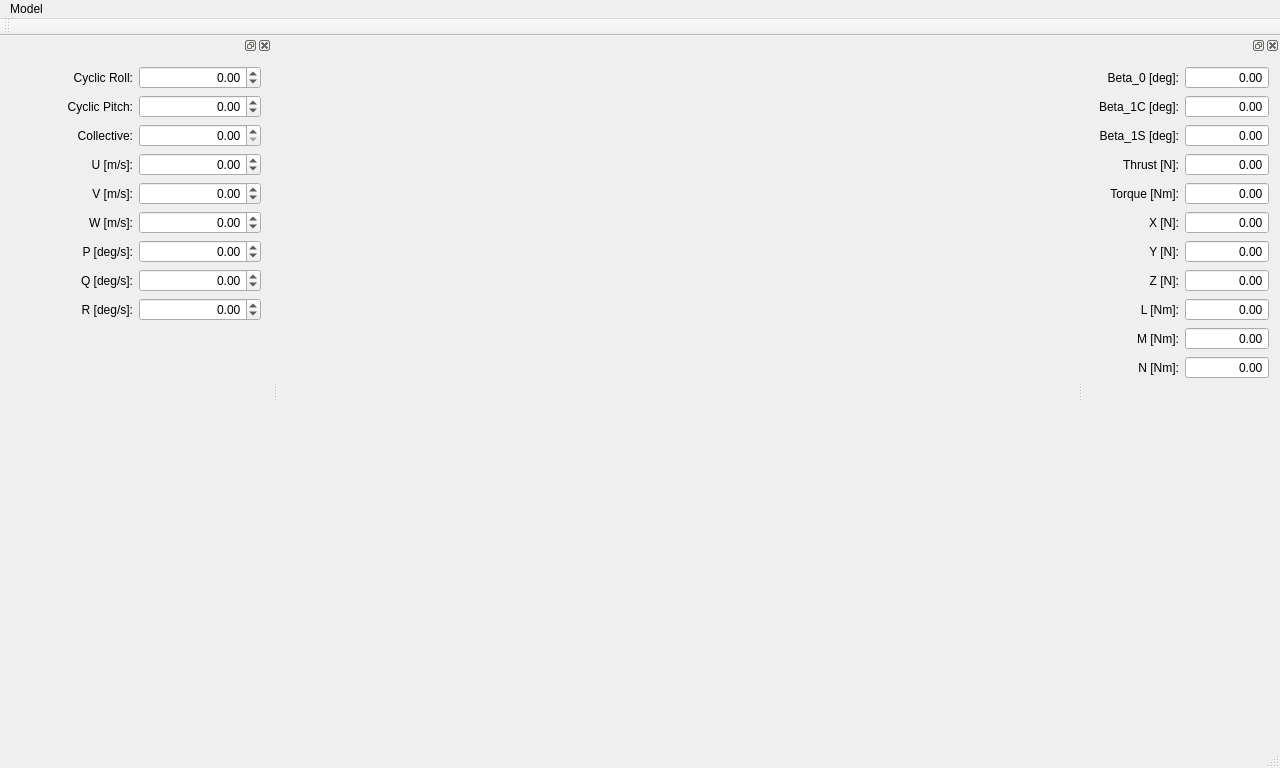
<?xml version="1.0" encoding="UTF-8"?>
<ui version="4.0">
 <class>MainWindow</class>
 <widget class="QMainWindow" name="MainWindow">
  <property name="geometry">
   <rect>
    <x>0</x>
    <y>0</y>
    <width>1280</width>
    <height>768</height>
   </rect>
  </property>
  <property name="windowTitle">
   <string>MainWindow</string>
  </property>
  <widget class="QWidget" name="centralWidget">
   <layout class="QGridLayout" name="gridLayout">
    <property name="leftMargin">
     <number>0</number>
    </property>
    <property name="topMargin">
     <number>0</number>
    </property>
    <property name="rightMargin">
     <number>0</number>
    </property>
    <item row="0" column="0">
     <widget class="WidgetCGI" name="widgetCGI" native="true">
      <property name="sizePolicy">
       <sizepolicy hsizetype="Expanding" vsizetype="Preferred">
        <horstretch>3</horstretch>
        <verstretch>0</verstretch>
       </sizepolicy>
      </property>
     </widget>
    </item>
   </layout>
  </widget>
  <widget class="QMenuBar" name="menuBar">
   <property name="geometry">
    <rect>
     <x>0</x>
     <y>0</y>
     <width>1280</width>
     <height>28</height>
    </rect>
   </property>
   <widget class="QMenu" name="menuModel">
    <property name="title">
     <string>Model</string>
    </property>
    <addaction name="actionMainRotor"/>
    <addaction name="actionPadfield"/>
    <addaction name="actionBladeElement"/>
   </widget>
   <addaction name="menuModel"/>
  </widget>
  <widget class="QToolBar" name="mainToolBar">
   <attribute name="toolBarArea">
    <enum>TopToolBarArea</enum>
   </attribute>
   <attribute name="toolBarBreak">
    <bool>false</bool>
   </attribute>
  </widget>
  <widget class="QStatusBar" name="statusBar"/>
  <widget class="QDockWidget" name="dockWidget">
   <attribute name="dockWidgetArea">
    <number>1</number>
   </attribute>
   <widget class="QWidget" name="dockWidgetContents">
    <layout class="QGridLayout" name="gridLayout_7">
     <item row="0" column="0">
      <widget class="QLabel" name="label">
       <property name="text">
        <string>Cyclic Roll:</string>
       </property>
       <property name="alignment">
        <set>Qt::AlignRight|Qt::AlignTrailing|Qt::AlignVCenter</set>
       </property>
       <property name="buddy">
        <cstring>spinBoxCyclicLon</cstring>
       </property>
      </widget>
     </item>
     <item row="0" column="1">
      <widget class="QDoubleSpinBox" name="spinBoxCyclicLon">
       <property name="alignment">
        <set>Qt::AlignRight|Qt::AlignTrailing|Qt::AlignVCenter</set>
       </property>
       <property name="buttonSymbols">
        <enum>QAbstractSpinBox::UpDownArrows</enum>
       </property>
       <property name="minimum">
        <double>-1.000000000000000</double>
       </property>
       <property name="maximum">
        <double>1.000000000000000</double>
       </property>
       <property name="singleStep">
        <double>0.100000000000000</double>
       </property>
      </widget>
     </item>
     <item row="1" column="0">
      <widget class="QLabel" name="label_2">
       <property name="text">
        <string>Cyclic Pitch:</string>
       </property>
       <property name="alignment">
        <set>Qt::AlignRight|Qt::AlignTrailing|Qt::AlignVCenter</set>
       </property>
       <property name="buddy">
        <cstring>spinBoxCyclicLat</cstring>
       </property>
      </widget>
     </item>
     <item row="1" column="1">
      <widget class="QDoubleSpinBox" name="spinBoxCyclicLat">
       <property name="alignment">
        <set>Qt::AlignRight|Qt::AlignTrailing|Qt::AlignVCenter</set>
       </property>
       <property name="buttonSymbols">
        <enum>QAbstractSpinBox::UpDownArrows</enum>
       </property>
       <property name="minimum">
        <double>-1.000000000000000</double>
       </property>
       <property name="maximum">
        <double>1.000000000000000</double>
       </property>
       <property name="singleStep">
        <double>0.100000000000000</double>
       </property>
      </widget>
     </item>
     <item row="2" column="0">
      <widget class="QLabel" name="label_3">
       <property name="text">
        <string>Collective:</string>
       </property>
       <property name="alignment">
        <set>Qt::AlignRight|Qt::AlignTrailing|Qt::AlignVCenter</set>
       </property>
       <property name="buddy">
        <cstring>spinBoxCollective</cstring>
       </property>
      </widget>
     </item>
     <item row="2" column="1">
      <widget class="QDoubleSpinBox" name="spinBoxCollective">
       <property name="alignment">
        <set>Qt::AlignRight|Qt::AlignTrailing|Qt::AlignVCenter</set>
       </property>
       <property name="buttonSymbols">
        <enum>QAbstractSpinBox::UpDownArrows</enum>
       </property>
       <property name="minimum">
        <double>0.000000000000000</double>
       </property>
       <property name="maximum">
        <double>1.000000000000000</double>
       </property>
       <property name="singleStep">
        <double>0.100000000000000</double>
       </property>
      </widget>
     </item>
     <item row="3" column="0">
      <widget class="QLabel" name="label_4">
       <property name="text">
        <string>U [m/s]:</string>
       </property>
       <property name="alignment">
        <set>Qt::AlignRight|Qt::AlignTrailing|Qt::AlignVCenter</set>
       </property>
       <property name="buddy">
        <cstring>spinBoxU</cstring>
       </property>
      </widget>
     </item>
     <item row="3" column="1">
      <widget class="QDoubleSpinBox" name="spinBoxU">
       <property name="alignment">
        <set>Qt::AlignRight|Qt::AlignTrailing|Qt::AlignVCenter</set>
       </property>
       <property name="buttonSymbols">
        <enum>QAbstractSpinBox::UpDownArrows</enum>
       </property>
       <property name="minimum">
        <double>-99.989999999999995</double>
       </property>
       <property name="maximum">
        <double>99.989999999999995</double>
       </property>
       <property name="singleStep">
        <double>1.000000000000000</double>
       </property>
      </widget>
     </item>
     <item row="4" column="0">
      <widget class="QLabel" name="label_5">
       <property name="text">
        <string>V [m/s]:</string>
       </property>
       <property name="alignment">
        <set>Qt::AlignRight|Qt::AlignTrailing|Qt::AlignVCenter</set>
       </property>
       <property name="buddy">
        <cstring>spinBoxV</cstring>
       </property>
      </widget>
     </item>
     <item row="4" column="1">
      <widget class="QDoubleSpinBox" name="spinBoxV">
       <property name="alignment">
        <set>Qt::AlignRight|Qt::AlignTrailing|Qt::AlignVCenter</set>
       </property>
       <property name="buttonSymbols">
        <enum>QAbstractSpinBox::UpDownArrows</enum>
       </property>
       <property name="minimum">
        <double>-99.989999999999995</double>
       </property>
       <property name="maximum">
        <double>99.989999999999995</double>
       </property>
       <property name="singleStep">
        <double>1.000000000000000</double>
       </property>
      </widget>
     </item>
     <item row="5" column="0">
      <widget class="QLabel" name="label_6">
       <property name="text">
        <string>W [m/s]:</string>
       </property>
       <property name="alignment">
        <set>Qt::AlignRight|Qt::AlignTrailing|Qt::AlignVCenter</set>
       </property>
       <property name="buddy">
        <cstring>spinBoxW</cstring>
       </property>
      </widget>
     </item>
     <item row="5" column="1">
      <widget class="QDoubleSpinBox" name="spinBoxW">
       <property name="alignment">
        <set>Qt::AlignRight|Qt::AlignTrailing|Qt::AlignVCenter</set>
       </property>
       <property name="buttonSymbols">
        <enum>QAbstractSpinBox::UpDownArrows</enum>
       </property>
       <property name="minimum">
        <double>-99.989999999999995</double>
       </property>
       <property name="maximum">
        <double>99.989999999999995</double>
       </property>
       <property name="singleStep">
        <double>1.000000000000000</double>
       </property>
      </widget>
     </item>
     <item row="6" column="0">
      <widget class="QLabel" name="label_7">
       <property name="text">
        <string>P [deg/s]:</string>
       </property>
       <property name="alignment">
        <set>Qt::AlignRight|Qt::AlignTrailing|Qt::AlignVCenter</set>
       </property>
       <property name="buddy">
        <cstring>spinBoxP</cstring>
       </property>
      </widget>
     </item>
     <item row="6" column="1">
      <widget class="QDoubleSpinBox" name="spinBoxP">
       <property name="alignment">
        <set>Qt::AlignRight|Qt::AlignTrailing|Qt::AlignVCenter</set>
       </property>
       <property name="buttonSymbols">
        <enum>QAbstractSpinBox::UpDownArrows</enum>
       </property>
       <property name="minimum">
        <double>-99.989999999999995</double>
       </property>
       <property name="maximum">
        <double>99.989999999999995</double>
       </property>
       <property name="singleStep">
        <double>1.000000000000000</double>
       </property>
      </widget>
     </item>
     <item row="7" column="0">
      <widget class="QLabel" name="label_8">
       <property name="text">
        <string>Q [deg/s]:</string>
       </property>
       <property name="alignment">
        <set>Qt::AlignRight|Qt::AlignTrailing|Qt::AlignVCenter</set>
       </property>
       <property name="buddy">
        <cstring>spinBoxQ</cstring>
       </property>
      </widget>
     </item>
     <item row="7" column="1">
      <widget class="QDoubleSpinBox" name="spinBoxQ">
       <property name="alignment">
        <set>Qt::AlignRight|Qt::AlignTrailing|Qt::AlignVCenter</set>
       </property>
       <property name="buttonSymbols">
        <enum>QAbstractSpinBox::UpDownArrows</enum>
       </property>
       <property name="minimum">
        <double>-99.989999999999995</double>
       </property>
       <property name="maximum">
        <double>99.989999999999995</double>
       </property>
       <property name="singleStep">
        <double>1.000000000000000</double>
       </property>
      </widget>
     </item>
     <item row="8" column="0">
      <widget class="QLabel" name="label_9">
       <property name="text">
        <string>R [deg/s]:</string>
       </property>
       <property name="alignment">
        <set>Qt::AlignRight|Qt::AlignTrailing|Qt::AlignVCenter</set>
       </property>
       <property name="buddy">
        <cstring>spinBoxR</cstring>
       </property>
      </widget>
     </item>
     <item row="8" column="1">
      <widget class="QDoubleSpinBox" name="spinBoxR">
       <property name="alignment">
        <set>Qt::AlignRight|Qt::AlignTrailing|Qt::AlignVCenter</set>
       </property>
       <property name="buttonSymbols">
        <enum>QAbstractSpinBox::UpDownArrows</enum>
       </property>
       <property name="minimum">
        <double>-99.989999999999995</double>
       </property>
       <property name="maximum">
        <double>99.989999999999995</double>
       </property>
       <property name="singleStep">
        <double>1.000000000000000</double>
       </property>
      </widget>
     </item>
     <item row="9" column="0" colspan="2">
      <spacer name="verticalSpacer_2">
       <property name="orientation">
        <enum>Qt::Vertical</enum>
       </property>
       <property name="sizeHint" stdset="0">
        <size>
         <width>250</width>
         <height>299</height>
        </size>
       </property>
      </spacer>
     </item>
    </layout>
   </widget>
  </widget>
  <widget class="QDockWidget" name="dockWidget_2">
   <attribute name="dockWidgetArea">
    <number>2</number>
   </attribute>
   <widget class="QWidget" name="dockWidgetContents_2">
    <layout class="QGridLayout" name="gridLayout_8">
     <item row="0" column="0">
      <widget class="QLabel" name="label_27">
       <property name="text">
        <string>Beta_0 [deg]:</string>
       </property>
       <property name="alignment">
        <set>Qt::AlignRight|Qt::AlignTrailing|Qt::AlignVCenter</set>
       </property>
      </widget>
     </item>
     <item row="0" column="1">
      <widget class="QDoubleSpinBox" name="spinBoxBeta_0">
       <property name="focusPolicy">
        <enum>Qt::NoFocus</enum>
       </property>
       <property name="alignment">
        <set>Qt::AlignRight|Qt::AlignTrailing|Qt::AlignVCenter</set>
       </property>
       <property name="readOnly">
        <bool>true</bool>
       </property>
       <property name="buttonSymbols">
        <enum>QAbstractSpinBox::NoButtons</enum>
       </property>
       <property name="minimum">
        <double>-999999.989999999990687</double>
       </property>
       <property name="maximum">
        <double>999999.989999999990687</double>
       </property>
       <property name="singleStep">
        <double>0.100000000000000</double>
       </property>
      </widget>
     </item>
     <item row="1" column="0">
      <widget class="QLabel" name="label_28">
       <property name="text">
        <string>Beta_1C [deg]:</string>
       </property>
       <property name="alignment">
        <set>Qt::AlignRight|Qt::AlignTrailing|Qt::AlignVCenter</set>
       </property>
      </widget>
     </item>
     <item row="1" column="1">
      <widget class="QDoubleSpinBox" name="spinBoxBeta_1C">
       <property name="focusPolicy">
        <enum>Qt::NoFocus</enum>
       </property>
       <property name="alignment">
        <set>Qt::AlignRight|Qt::AlignTrailing|Qt::AlignVCenter</set>
       </property>
       <property name="readOnly">
        <bool>true</bool>
       </property>
       <property name="buttonSymbols">
        <enum>QAbstractSpinBox::NoButtons</enum>
       </property>
       <property name="minimum">
        <double>-999999.989999999990687</double>
       </property>
       <property name="maximum">
        <double>999999.989999999990687</double>
       </property>
       <property name="singleStep">
        <double>0.100000000000000</double>
       </property>
      </widget>
     </item>
     <item row="2" column="0">
      <widget class="QLabel" name="label_29">
       <property name="text">
        <string>Beta_1S [deg]:</string>
       </property>
       <property name="alignment">
        <set>Qt::AlignRight|Qt::AlignTrailing|Qt::AlignVCenter</set>
       </property>
      </widget>
     </item>
     <item row="2" column="1">
      <widget class="QDoubleSpinBox" name="spinBoxBeta_1S">
       <property name="focusPolicy">
        <enum>Qt::NoFocus</enum>
       </property>
       <property name="alignment">
        <set>Qt::AlignRight|Qt::AlignTrailing|Qt::AlignVCenter</set>
       </property>
       <property name="readOnly">
        <bool>true</bool>
       </property>
       <property name="buttonSymbols">
        <enum>QAbstractSpinBox::NoButtons</enum>
       </property>
       <property name="minimum">
        <double>-999999.989999999990687</double>
       </property>
       <property name="maximum">
        <double>999999.989999999990687</double>
       </property>
       <property name="singleStep">
        <double>0.100000000000000</double>
       </property>
      </widget>
     </item>
     <item row="3" column="0">
      <widget class="QLabel" name="label_25">
       <property name="text">
        <string>Thrust [N]:</string>
       </property>
       <property name="alignment">
        <set>Qt::AlignRight|Qt::AlignTrailing|Qt::AlignVCenter</set>
       </property>
      </widget>
     </item>
     <item row="3" column="1">
      <widget class="QDoubleSpinBox" name="spinBoxThrust">
       <property name="focusPolicy">
        <enum>Qt::NoFocus</enum>
       </property>
       <property name="alignment">
        <set>Qt::AlignRight|Qt::AlignTrailing|Qt::AlignVCenter</set>
       </property>
       <property name="readOnly">
        <bool>true</bool>
       </property>
       <property name="buttonSymbols">
        <enum>QAbstractSpinBox::NoButtons</enum>
       </property>
       <property name="minimum">
        <double>-999999.989999999990687</double>
       </property>
       <property name="maximum">
        <double>999999.989999999990687</double>
       </property>
       <property name="singleStep">
        <double>0.100000000000000</double>
       </property>
      </widget>
     </item>
     <item row="4" column="0">
      <widget class="QLabel" name="label_26">
       <property name="text">
        <string>Torque [Nm]:</string>
       </property>
       <property name="alignment">
        <set>Qt::AlignRight|Qt::AlignTrailing|Qt::AlignVCenter</set>
       </property>
      </widget>
     </item>
     <item row="4" column="1">
      <widget class="QDoubleSpinBox" name="spinBoxTorque">
       <property name="focusPolicy">
        <enum>Qt::NoFocus</enum>
       </property>
       <property name="alignment">
        <set>Qt::AlignRight|Qt::AlignTrailing|Qt::AlignVCenter</set>
       </property>
       <property name="readOnly">
        <bool>true</bool>
       </property>
       <property name="buttonSymbols">
        <enum>QAbstractSpinBox::NoButtons</enum>
       </property>
       <property name="minimum">
        <double>-999999.989999999990687</double>
       </property>
       <property name="maximum">
        <double>999999.989999999990687</double>
       </property>
       <property name="singleStep">
        <double>0.100000000000000</double>
       </property>
      </widget>
     </item>
     <item row="5" column="0">
      <widget class="QLabel" name="label_19">
       <property name="text">
        <string>X [N]:</string>
       </property>
       <property name="alignment">
        <set>Qt::AlignRight|Qt::AlignTrailing|Qt::AlignVCenter</set>
       </property>
      </widget>
     </item>
     <item row="5" column="1">
      <widget class="QDoubleSpinBox" name="spinBoxX">
       <property name="focusPolicy">
        <enum>Qt::NoFocus</enum>
       </property>
       <property name="alignment">
        <set>Qt::AlignRight|Qt::AlignTrailing|Qt::AlignVCenter</set>
       </property>
       <property name="readOnly">
        <bool>true</bool>
       </property>
       <property name="buttonSymbols">
        <enum>QAbstractSpinBox::NoButtons</enum>
       </property>
       <property name="minimum">
        <double>-999999.989999999990687</double>
       </property>
       <property name="maximum">
        <double>999999.989999999990687</double>
       </property>
       <property name="singleStep">
        <double>0.100000000000000</double>
       </property>
      </widget>
     </item>
     <item row="6" column="0">
      <widget class="QLabel" name="label_20">
       <property name="text">
        <string>Y [N]:</string>
       </property>
       <property name="alignment">
        <set>Qt::AlignRight|Qt::AlignTrailing|Qt::AlignVCenter</set>
       </property>
      </widget>
     </item>
     <item row="6" column="1">
      <widget class="QDoubleSpinBox" name="spinBoxY">
       <property name="focusPolicy">
        <enum>Qt::NoFocus</enum>
       </property>
       <property name="alignment">
        <set>Qt::AlignRight|Qt::AlignTrailing|Qt::AlignVCenter</set>
       </property>
       <property name="readOnly">
        <bool>true</bool>
       </property>
       <property name="buttonSymbols">
        <enum>QAbstractSpinBox::NoButtons</enum>
       </property>
       <property name="minimum">
        <double>-999999.989999999990687</double>
       </property>
       <property name="maximum">
        <double>999999.989999999990687</double>
       </property>
       <property name="singleStep">
        <double>0.100000000000000</double>
       </property>
      </widget>
     </item>
     <item row="7" column="0">
      <widget class="QLabel" name="label_21">
       <property name="text">
        <string>Z [N]:</string>
       </property>
       <property name="alignment">
        <set>Qt::AlignRight|Qt::AlignTrailing|Qt::AlignVCenter</set>
       </property>
      </widget>
     </item>
     <item row="7" column="1">
      <widget class="QDoubleSpinBox" name="spinBoxZ">
       <property name="focusPolicy">
        <enum>Qt::NoFocus</enum>
       </property>
       <property name="alignment">
        <set>Qt::AlignRight|Qt::AlignTrailing|Qt::AlignVCenter</set>
       </property>
       <property name="readOnly">
        <bool>true</bool>
       </property>
       <property name="buttonSymbols">
        <enum>QAbstractSpinBox::NoButtons</enum>
       </property>
       <property name="minimum">
        <double>-999999.989999999990687</double>
       </property>
       <property name="maximum">
        <double>999999.989999999990687</double>
       </property>
       <property name="singleStep">
        <double>0.100000000000000</double>
       </property>
      </widget>
     </item>
     <item row="8" column="0">
      <widget class="QLabel" name="label_22">
       <property name="text">
        <string>L [Nm]:</string>
       </property>
       <property name="alignment">
        <set>Qt::AlignRight|Qt::AlignTrailing|Qt::AlignVCenter</set>
       </property>
      </widget>
     </item>
     <item row="8" column="1">
      <widget class="QDoubleSpinBox" name="spinBoxL">
       <property name="focusPolicy">
        <enum>Qt::NoFocus</enum>
       </property>
       <property name="alignment">
        <set>Qt::AlignRight|Qt::AlignTrailing|Qt::AlignVCenter</set>
       </property>
       <property name="readOnly">
        <bool>true</bool>
       </property>
       <property name="buttonSymbols">
        <enum>QAbstractSpinBox::NoButtons</enum>
       </property>
       <property name="minimum">
        <double>-999999.989999999990687</double>
       </property>
       <property name="maximum">
        <double>999999.989999999990687</double>
       </property>
       <property name="singleStep">
        <double>0.100000000000000</double>
       </property>
      </widget>
     </item>
     <item row="9" column="0">
      <widget class="QLabel" name="label_23">
       <property name="text">
        <string>M [Nm]:</string>
       </property>
       <property name="alignment">
        <set>Qt::AlignRight|Qt::AlignTrailing|Qt::AlignVCenter</set>
       </property>
      </widget>
     </item>
     <item row="9" column="1">
      <widget class="QDoubleSpinBox" name="spinBoxM">
       <property name="focusPolicy">
        <enum>Qt::NoFocus</enum>
       </property>
       <property name="alignment">
        <set>Qt::AlignRight|Qt::AlignTrailing|Qt::AlignVCenter</set>
       </property>
       <property name="readOnly">
        <bool>true</bool>
       </property>
       <property name="buttonSymbols">
        <enum>QAbstractSpinBox::NoButtons</enum>
       </property>
       <property name="minimum">
        <double>-999999.989999999990687</double>
       </property>
       <property name="maximum">
        <double>999999.989999999990687</double>
       </property>
       <property name="singleStep">
        <double>0.100000000000000</double>
       </property>
      </widget>
     </item>
     <item row="10" column="0">
      <widget class="QLabel" name="label_24">
       <property name="text">
        <string>N [Nm]:</string>
       </property>
       <property name="alignment">
        <set>Qt::AlignRight|Qt::AlignTrailing|Qt::AlignVCenter</set>
       </property>
      </widget>
     </item>
     <item row="10" column="1">
      <widget class="QDoubleSpinBox" name="spinBoxN">
       <property name="focusPolicy">
        <enum>Qt::NoFocus</enum>
       </property>
       <property name="alignment">
        <set>Qt::AlignRight|Qt::AlignTrailing|Qt::AlignVCenter</set>
       </property>
       <property name="readOnly">
        <bool>true</bool>
       </property>
       <property name="buttonSymbols">
        <enum>QAbstractSpinBox::NoButtons</enum>
       </property>
       <property name="minimum">
        <double>-999999.989999999990687</double>
       </property>
       <property name="maximum">
        <double>999999.989999999990687</double>
       </property>
       <property name="singleStep">
        <double>0.100000000000000</double>
       </property>
      </widget>
     </item>
     <item row="11" column="0" colspan="2">
      <spacer name="verticalSpacer_5">
       <property name="orientation">
        <enum>Qt::Vertical</enum>
       </property>
       <property name="sizeHint" stdset="0">
        <size>
         <width>175</width>
         <height>221</height>
        </size>
       </property>
      </spacer>
     </item>
    </layout>
   </widget>
  </widget>
  <action name="actionMainRotor">
   <property name="checkable">
    <bool>true</bool>
   </property>
   <property name="checked">
    <bool>true</bool>
   </property>
   <property name="text">
    <string>MainRotor</string>
   </property>
  </action>
  <action name="actionPadfield">
   <property name="checkable">
    <bool>true</bool>
   </property>
   <property name="text">
    <string>Padfield</string>
   </property>
  </action>
  <action name="actionBladeElement">
   <property name="checkable">
    <bool>true</bool>
   </property>
   <property name="text">
    <string>BladeElement</string>
   </property>
  </action>
 </widget>
 <layoutdefault spacing="6" margin="11"/>
 <customwidgets>
  <customwidget>
   <class>WidgetCGI</class>
   <extends>QWidget</extends>
   <header>test_rotor/WidgetCGI.h</header>
   <container>1</container>
  </customwidget>
 </customwidgets>
 <resources/>
 <connections/>
</ui>
